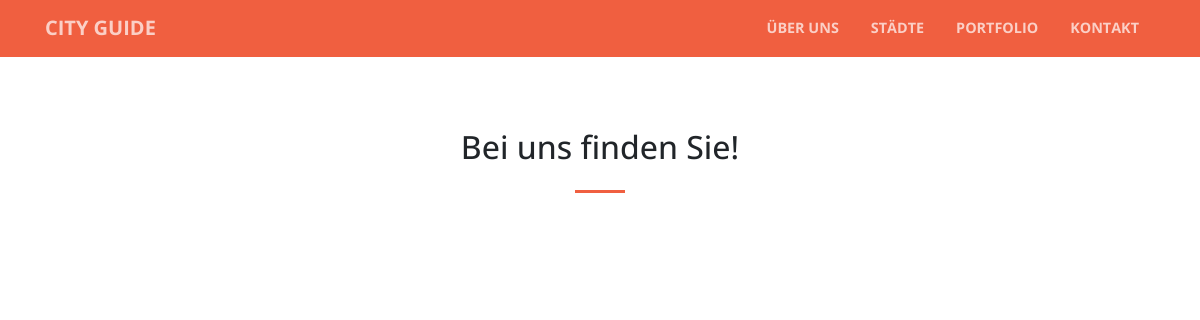
Before: /seiten.php?stadt=Mailand with the older database file.
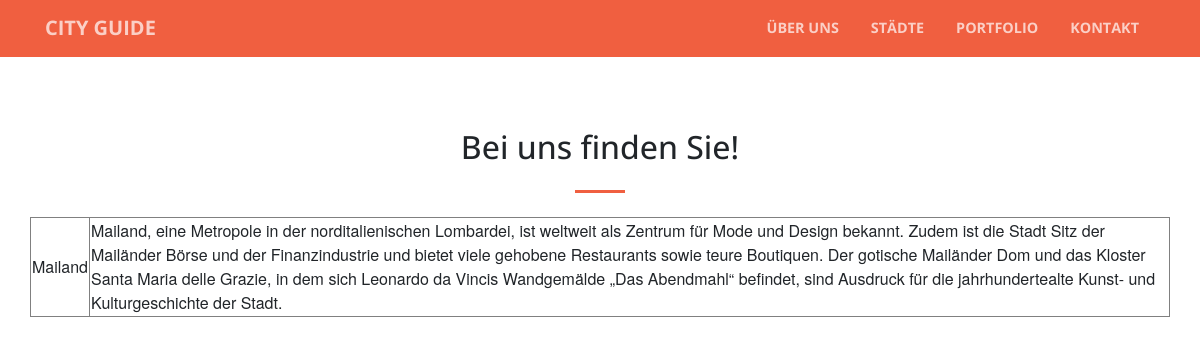
After: the same page with the newer database file.
### tables this page shows
CREATE TABLE `staedte` (
  `ID` int(11) NOT NULL,
  `Name` varchar(49) DEFAULT NULL,
  `Bild` varchar(141) DEFAULT NULL,
  `Beschreibung` varchar(4362) DEFAULT NULL
);

### seiten.php (the view, shortened to what this page needs)
<!DOCTYPE html>
<html lang="en">
  <head>
    <link href="vendor/bootstrap/css/bootstrap.min.css" rel="stylesheet">
    <link href="vendor/font-awesome/css/font-awesome.min.css" rel="stylesheet" type="text/css">
    <link href="vendor/magnific-popup/magnific-popup.css" rel="stylesheet">
    <link href="css/creative.min.css" rel="stylesheet">
  </head>
  <body id="page-top">
    <nav class="navbar navbar-expand-lg navbar-light fixed-top" id="mainNav">
      <div class="container">
        <a class="navbar-brand js-scroll-trigger" href="#page-top">City Guide</a>
        <div class="collapse navbar-collapse" id="navbarResponsive">
          <ul class="navbar-nav ml-auto">
            <li class="nav-item">
              <a class="nav-link js-scroll-trigger" href="#about">Über uns</a>
            </li>
            <li class="nav-item">
              <a class="nav-link js-scroll-trigger" href="#services">Städte</a>
            </li>
            <li class="nav-item">
              <a class="nav-link js-scroll-trigger" href="#portfolio">Portfolio</a>
            </li>
            <li class="nav-item">
              <a class="nav-link js-scroll-trigger" href="#contact">Kontakt</a>
            </li>
          </ul>
        </div>
      </div>
    </nav>
    <section id="services">
      <div class="container">
        <div class="row">
          <div class="col-lg-12 text-center">
            <h2 class="section-heading">Bei uns finden Sie!</h2>
            <hr class="my-4">
          </div>
        </div>
      </div>
      <div class="container">
        <div class="row">
		<?php
			$stadt = $_GET['stadt'];
			include('db_connect.php');
			$sql = "
			SELECT DISTINCT *
			FROM staedte
			WHERE
			Name = '$stadt'
			";
			$result = $connect->query($sql);
			echo '<table border="1">';
			while($zeile = $result->fetch_assoc()){
			echo "<tr>";
			echo "<td>". $zeile['Name'] . "</td>";
			echo "<td>". $zeile['Beschreibung'] . "</td>";
			echo "</tr>";
			}
			echo "</table>";
			?>
        </div>
      </div>
    </section>
  </body>
</html>

Changed rows visible on the page:
added staedte: Name "Mailand", Beschreibung "Mailand, eine Metropole in der norditalienischen Lombardei, ist weltweit als Zentrum für Mode und Design bekannt. Zudem ist die Stadt Sitz der Mailänder Börse und der Finanzindustrie und bietet viele gehobene Restaurants sowie teure Boutiquen. Der gotische Mailänder Dom und das Kloster Santa Maria delle Grazie, in dem sich Leonardo da Vincis Wandgemälde „Das Abendmahl“ befindet, sind Ausdruck für die jahrhundertealte Kunst- und Kulturgeschichte der Stadt."
